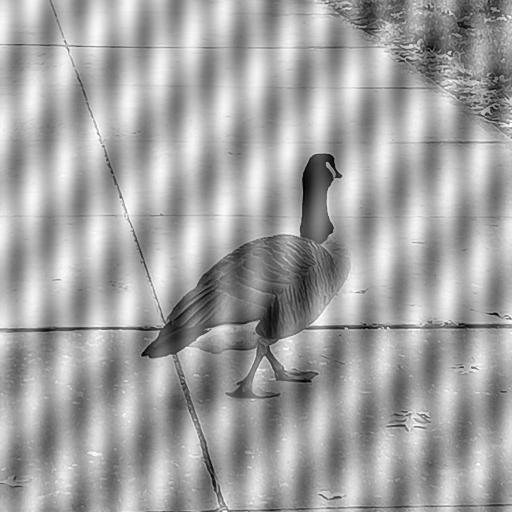
#> input picture images/two_noise.jpeg, 512 x 512 px
$ python lab_work_04.py   (older library calls are emulated)
#> lines starting #> are read from the running program, lines starting #| are printed output that depends on the picture; after the words box and inside, x2 and y2 are one past the last pixel; in counts of white or black regions, pixels touching at a corner belong together
import cv2
import numpy as np
from matplotlib import pyplot as plt

# Take input
image_path = '../images/two_noise.jpeg'
img_input = cv2.imread(image_path, 0)
#> img_input is the input picture: shape (512, 512); min 0, max 255, mean 162.7
img = img_input.copy()
image_size = img.shape[0] * img.shape[1]
#> image_size = 262144


# Define notch filter
def notch_filter(shape, center, radius):
#> called with shape = (512, 512), center = (300, 300), radius = 5
    rows, cols = shape
    mask = np.ones((rows, cols), dtype=np.uint8)
    cv2.circle(mask, center, radius, 0, -1)  # Create a notch at the specified center and radius
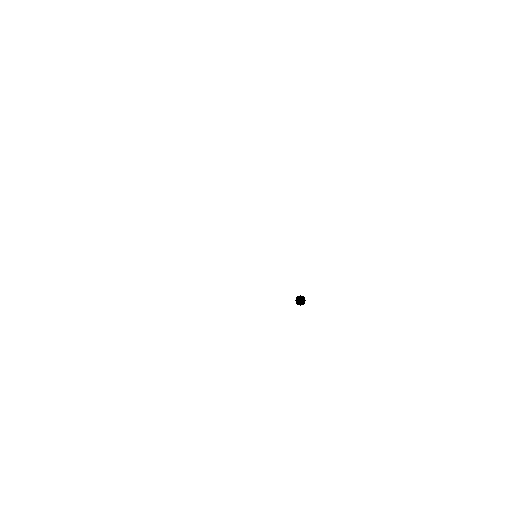
#> mask: shape (512, 512); values 0 (black) and 1 (white), 100% white; 1 black region, box (x1, y1, x2, y2) and area: (295, 295, 306, 306) 81

    cv2.circle(mask, (cols - center[0], rows - center[1]), radius, 0, -1)  # Create a corresponding notch at (-u0, -v0)
#> mask: shape (512, 512); values 0 (black) and 1 (white), 99.9% white; 2 black regions, box (x1, y1, x2, y2) and area: (207, 207, 218, 218) 81, (295, 295, 306, 306) 81
    return mask

# User input for center coordinates
#x = int(input("Enter x coordinate of the center: "))
#y = int(input("Enter y coordinate of the center: "))
x=300
y=300
center = (x, y)
radius = 5

# Create the notch filter
notch_mask = notch_filter(img.shape, center, radius)

# Plot the notch filter
plt.imshow(notch_mask, cmap='gray')
plt.title('Notch Filter')
plt.colorbar()
plt.show()
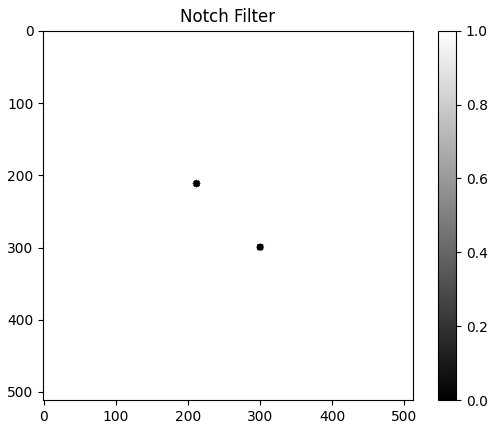
#> figure drawn by matplotlib, 2 panels


# Fourier transform
ft = np.fft.fft2(img)
ft_shift = np.fft.fftshift(ft)
magnitude_spectrum_ac = np.abs(ft_shift)
magnitude_spectrum = 20 * np.log(np.abs(ft_shift) + 1)
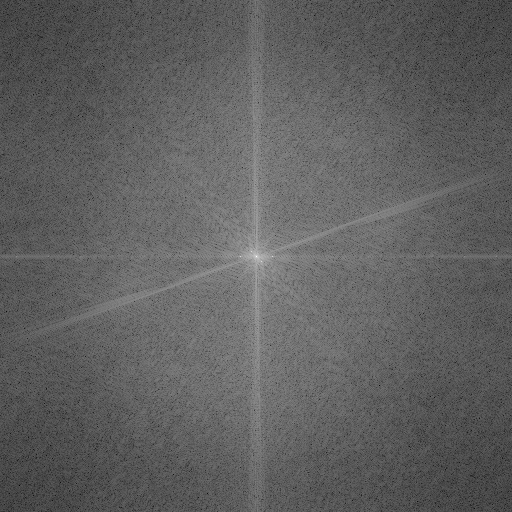
#> magnitude_spectrum: shape (512, 512) float64; min 30.51, max 351.4, mean 151.3; drawn with min black and max white

magnitude_spectrum = cv2.normalize(magnitude_spectrum, None, 0, 255, cv2.NORM_MINMAX, dtype=cv2.CV_8U)

# Multiply magnitude spectrum with notch filter
filtered_magnitude_spectrum = magnitude_spectrum * notch_mask


ang = np.angle(ft_shift)
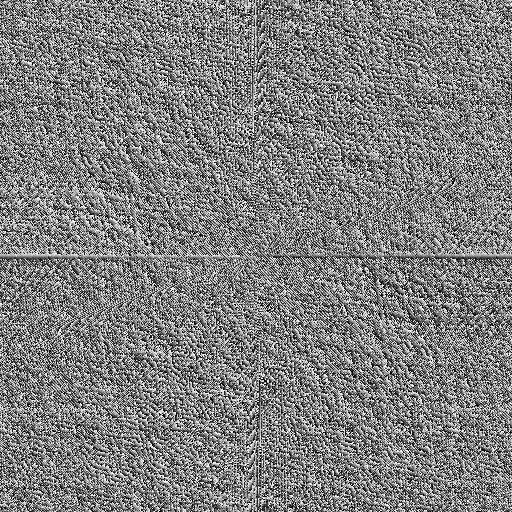
#> ang: shape (512, 512) float64; min -3.14, max 3.14, mean -3.9e-18; drawn with min black and max white
ang_ = cv2.normalize(ang, None, 0, 255, cv2.NORM_MINMAX, dtype=cv2.CV_8U)

# Apply notch filter
filtered_ft_shift = ft_shift * notch_mask

# Inverse Fourier transform
img_back = np.real(np.fft.ifft2(np.fft.ifftshift(filtered_ft_shift)))
img_back_scaled = cv2.normalize(img_back, None, 0, 255, cv2.NORM_MINMAX, dtype=cv2.CV_8U)

# Plot results
cv2.imshow("Input", img_input)
cv2.imshow("Magnitude Spectrum", magnitude_spectrum)
cv2.imshow("Phase", ang_)
cv2.imshow("Output Image", img_back_scaled)
cv2.imshow("Filtered Magnitude Spectrum", filtered_magnitude_spectrum)
#cv2.imshow("Filtered Magnitude Spectrum", filtered_magnitude_spectrum2)

cv2.waitKey(0)
cv2.destroyAllWindows()

$ run again, with images/histogram.jpg copied over images/two_noise.jpeg
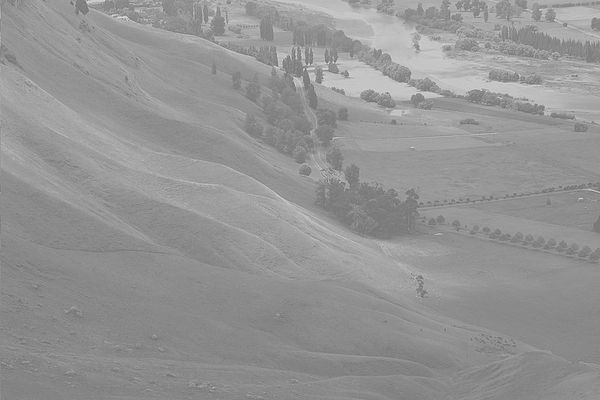
#> input picture images/histogram.jpg, 600 x 400 px
#> img_input is the input picture: shape (400, 600); min 105, max 228, mean 148
#> `ang = np.angle(ft_shift)`:
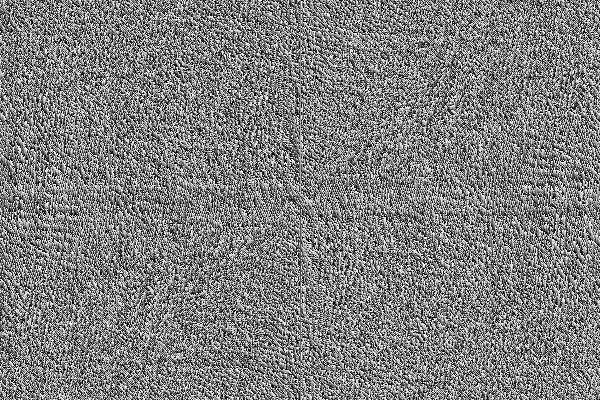
#> ang: shape (400, 600) float64; min -3.14, max 3.14, mean -1.92e-17; drawn with min black and max white
#> `img_back_scaled = cv2.normalize(img_back, None, 0, 255, cv2.NORM_MINMA..`:
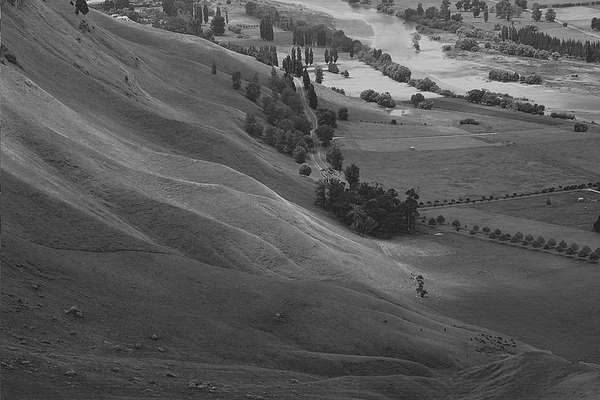
#> img_back_scaled: shape (400, 600); min 0, max 255, mean 89.3
